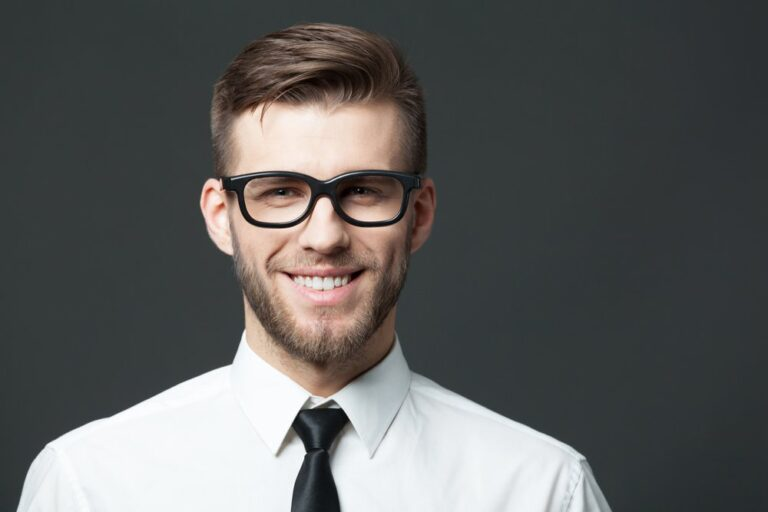
#> input picture Face Detection/person.jpg, 768 x 512 px
$ jupyter execute 'Face Detection.ipynb'
#> lines starting #> are read from the running program, lines starting #| are printed output that depends on the picture; after the words box and inside, x2 and y2 are one past the last pixel; in counts of white or black regions, pixels touching at a corner belong together
[cell 1]
import cv2

[cell 2]
img = cv2.imread('person.jpg')
#> img is the input picture: shape (512, 768, 3); mean B, G, R 92.7, 93.6, 93.2
img.shape
#> Out = (512, 768, 3)

[cell 3]
face_cascade = cv2.CascadeClassifier(cv2.data.haarcascades + 'haarcascade_frontalface_default.xml')
# Convert the image to grayscale
gray_image = cv2.cvtColor(img, cv2.COLOR_BGR2GRAY)
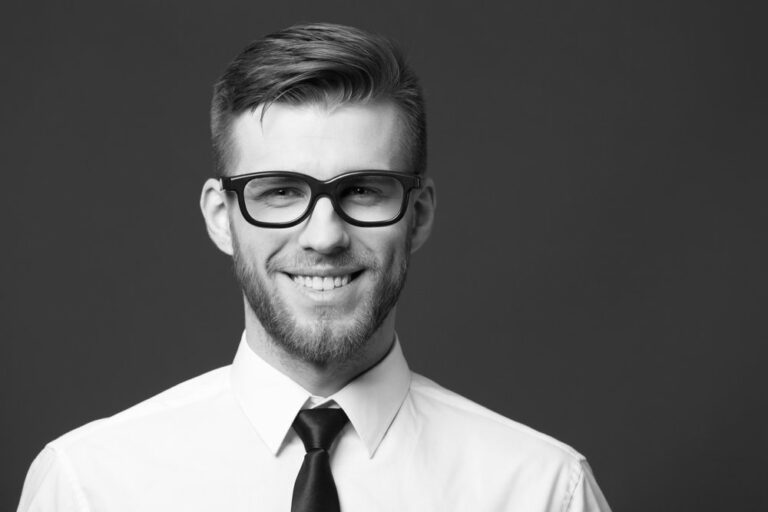
#> gray_image: shape (512, 768); min 0, max 255, mean 93.3

# Detect faces
faces = face_cascade.detectMultiScale(gray_image, scaleFactor=1.1, minNeighbors=4, minSize=(60, 60))
#> faces = [[207, 100, 236, 236]]

# Draw rectangles around the detected faces
for (x, y, w, h) in faces:
    cv2.rectangle(img, (x, y), (x+w, y+h), (0, 255, 0), 3)
#> this loop made 1 pass
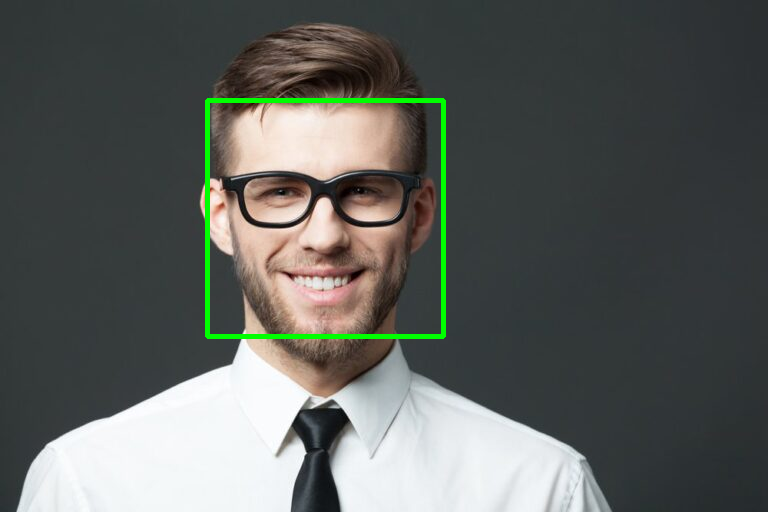
#> img: shape (512, 768, 3); 1.2% of pixels changed, all inside (x1, y1, x2, y2) = (205, 98, 446, 339)

cv2.imshow('first image ',img)
k= cv2.waitKey(0)
#> (key Esc is pressed here)

if k == 27:
    cv2.destroyAllWindows()

elif k == ord('s'):
    cv2.imwrite('ssecand image.jpeg',img)
    cv2.destroyAllWindows()
